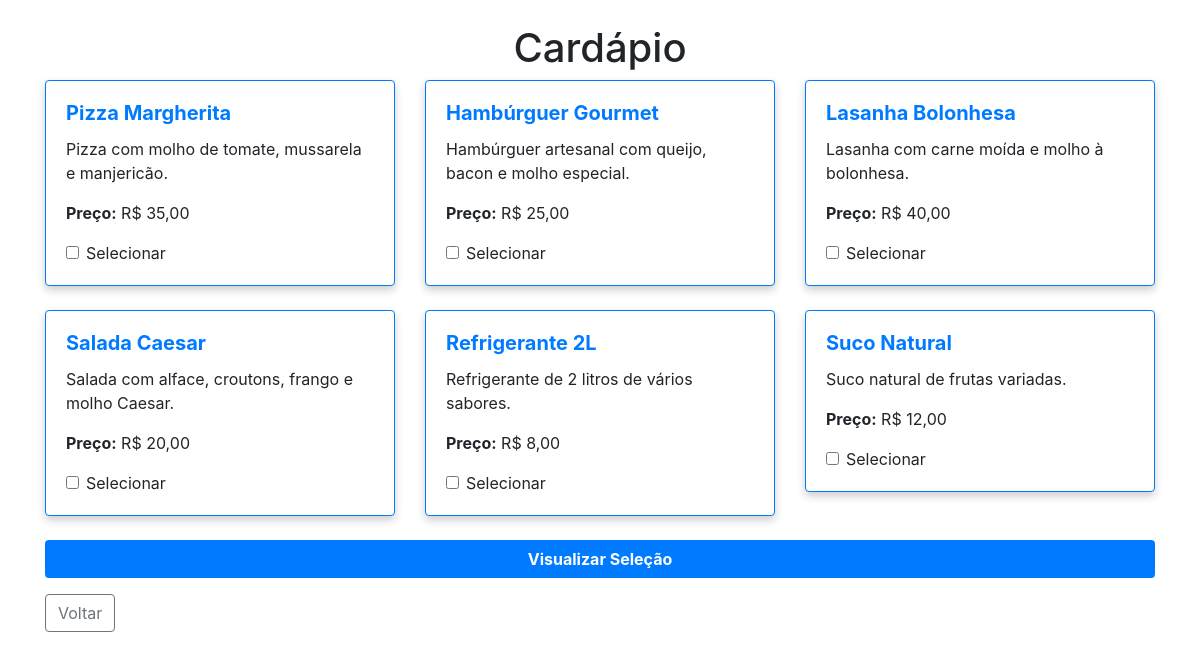
/cardapio/listar.php, run on the app's committed database.
### tables this page shows
CREATE TABLE `produtos` (
  `id_produto` int(11) NOT NULL,
  `nome_produto` varchar(100) NOT NULL,
  `descricao` text DEFAULT NULL,
  `preco` decimal(10,2) NOT NULL,
  `estoque` int(11) NOT NULL,
  `data_cadastro` timestamp NOT NULL DEFAULT current_timestamp()
);

### cardapio/listar.php (the view, shortened to what this page needs)
<?php
require_once '../conexao.php';
try {
    $sql = "SELECT * FROM produtos";
    $stmt = $pdo->query($sql);
    $produtos = $stmt->fetchAll(PDO::FETCH_ASSOC);
} catch (PDOException $e) {
    die("Erro ao buscar produtos: " . $e->getMessage());
}
?>
<!DOCTYPE html>
<html lang="pt-BR">
<head>
    <link rel="stylesheet" href="https://stackpath.bootstrapcdn.com/bootstrap/4.5.2/css/bootstrap.min.css">
</head>
<body>
    <div class="container mt-4">
        <h1 class="text-center">Cardápio</h1>
        <form action="selecionar.php" method="post">
            <div class="row">
                <?php foreach ($produtos as $produto): ?>
                    <div class="col-md-4">
                        <div class="card mb-4">
                            <div class="card-body">
                                <h5 class="card-title"><?= htmlspecialchars($produto['nome_produto']) ?></h5>
                                <p class="card-text"><?= htmlspecialchars($produto['descricao']) ?></p>
                                <p><strong>Preço:</strong> R$ <?= number_format($produto['preco'], 2, ',', '.') ?></p>
                                <div class="form-check">
                                    <input type="checkbox" class="form-check-input" name="produtos[]" value="<?= $produto['id_produto'] ?>" id="produto<?= $produto['id_produto'] ?>">
                                    <label class="form-check-label" for="produto<?= $produto['id_produto'] ?>">Selecionar</label>
                                </div>
                            </div>
                        </div>
                    </div>
                <?php endforeach; ?>
            </div>
            <button type="submit" class="btn btn-select btn-block">Visualizar Seleção</button>
        </form>
        <div class="mt-3">
            <button class="btn btn-outline-secondary" onclick="history.back()">
                <i class="bi bi-arrow-left"></i> Voltar
            </button>
        </div>
    </div>
</body>
</html>

### cardapio/listar.php (style rules this page uses)
.card { border: 1px solid #007bff; box-shadow: 0 4px 8px rgba(0, 0, 0, 0.2); transition: transform 0.2s, box-shadow 0.2s; }
.card-title { color: #007bff; font-weight: bold; }
.btn-select { background-color: #007bff; color: white; font-weight: bold; }

### data on the page
produtos: nome_produto "Pizza Margherita", descricao "Pizza com molho de tomate, mussarela e manjericão.", preco "35,00"
produtos: nome_produto "Hambúrguer Gourmet", descricao "Hambúrguer artesanal com queijo, bacon e molho especial.", preco "25,00"
produtos: nome_produto "Lasanha Bolonhesa", descricao "Lasanha com carne moída e molho à bolonhesa.", preco "40,00"
produtos: nome_produto "Salada Caesar", descricao "Salada com alface, croutons, frango e molho Caesar.", preco "20,00"
produtos: nome_produto "Refrigerante 2L", descricao "Refrigerante de 2 litros de vários sabores.", preco "8,00"
produtos: nome_produto "Suco Natural", descricao "Suco natural de frutas variadas.", preco "12,00"
